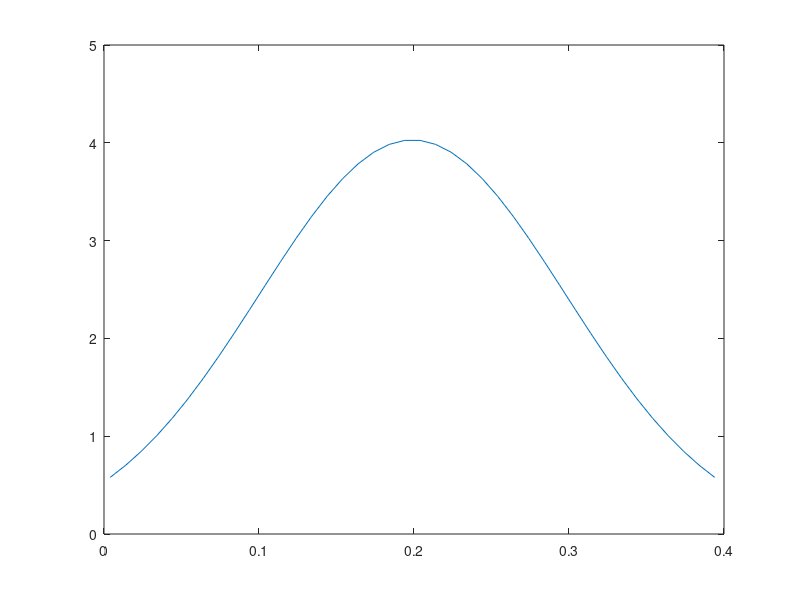

Write MATLAB code to recreate this figure.
figure; 
% plot a uniform distribution in [0,1]
 A = 0.1*4e-2;
 B = 10*4e-2;
 meas = B-A;
 X = A:0.01:B;
%  y = 1/meas*ones(size(X));
%  plot(X,y); hold on
 xlim([A-0.5,B+0.5])
 
 % trying to plot the corresponding normal distribution
m = mean([X(1),X(end)])
s = meas/4
norm = normpdf(X,m,s);
plot(X,norm); hold on; 


